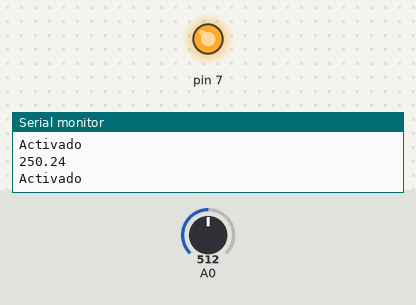
Bench run of a sketch on a simulated Arduino Uno, built with avr-gcc and run on an emulated ATmega328P. Shown: output pins drawn as LEDs (lit = HIGH), the last lines printed to the serial monitor. The inputs (shaded band) are chosen by the test bench; at power-on: A0 = 512.

Above: at 10.9 s.
11.0 s: A0 set to 59
21.4 s: A0 set to 47
At 31.4 s:
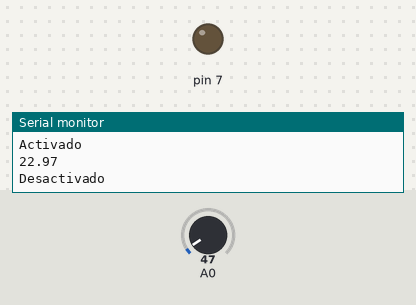
31.8 s: A0 set to 122
At 33.1 s:
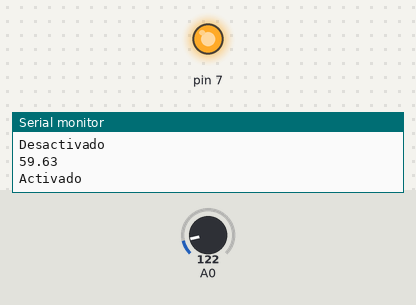
41.9 s: A0 set to 18
At 43.3 s:
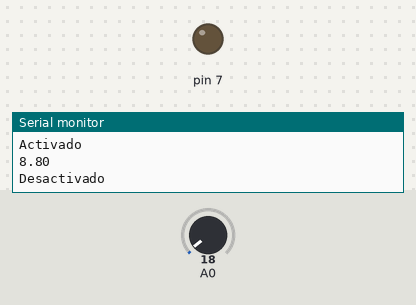
Timing chart, 0 to 44.9 s (numbered marks = the images above; inputs shaded):
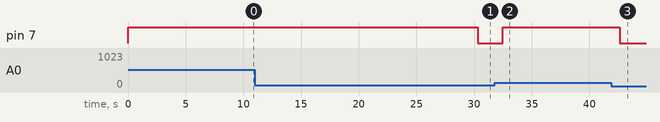

The sketch:

Termostato.ino
```cpp
/* Ejemplo curso Arduino
// Lectura de sensor de temperatura
//  by Javacasm
*/
void setup() {
Serial.begin(9600);
pinMode(7,OUTPUT);
}

void loop() {
  int valor=analogRead(A0);
  float temperatura=(valor/1023.0)*500;
  Serial.println(temperatura);
  if(temperatura>28)
  {
    digitalWrite(7,HIGH);
    Serial.println("Activado");
    delay(10000);
  }

  if(temperatura<26)
  {
    Serial.println("Desactivado");
    digitalWrite(7,LOW);
    delay(1000);
  }
  delay(100);
}
```

Measured:
- the behaviour switches between 54 and 53 on A0 (found by bisection; images 0 and 1)
- after the input at 21.4 s, pin 7: HIGH → LOW after 8.9 s
- after the input at 31.8 s, pin 7: LOW → HIGH after 0.70 s
- after the input at 41.9 s, pin 7: HIGH → LOW after 0.71 s
